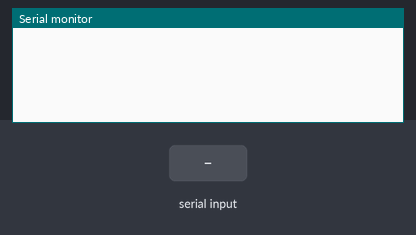
Bench run of a sketch on a simulated Arduino Uno, built with avr-gcc and run on an emulated ATmega328P. Parts: the last lines printed to the serial monitor. The test bench sets the inputs (shaded band).

Above: at 1.2 s.
1.3 s: "90,45\n" received over Serial
At 1.8 s:
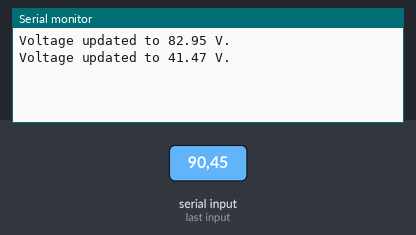
2.8 s: "30,150\n" received over Serial
At 5.1 s:
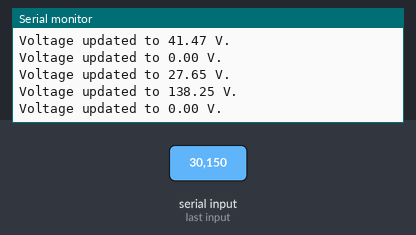
Timing chart, 0 to 6.6 s (numbered marks = the images above; inputs shaded):
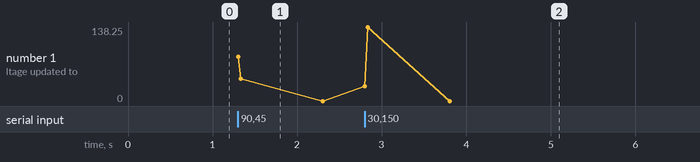

Measured:
- after the input at 1.3 s, the serial monitor: prints a new line at once (image 1)
- after the input at 2.8 s, the serial monitor: prints a new line at once (image 2)

The sketch:

voltage_switch_from_python.ino
```cpp
#include <Wire.h>
#include <Adafruit_MCP4725.h>

Adafruit_MCP4725 dac;

void setup() {
  Serial.begin(9600); // Start serial communication at 9600 baud rate
  dac.begin(0x60); // The I2C address of the MCP4725 is 0x60 (default)
}

void loop() {
  if (Serial.available() > 0) {
    float voltage = Serial.parseFloat();
    setDACVoltage(voltage);
  }
}

void setDACVoltage(float voltage) {
  // Update the voltage reference to 5V
  uint16_t dacValue = (voltage * 4095.0) / 5.0;

  if (dacValue > 4095) {
    dacValue = 4095;
  }

  dac.setVoltage(dacValue, false);
  Serial.print("Voltage updated to ");
  Serial.print((voltage / 1.085));
  Serial.println(" V.");
}
```
